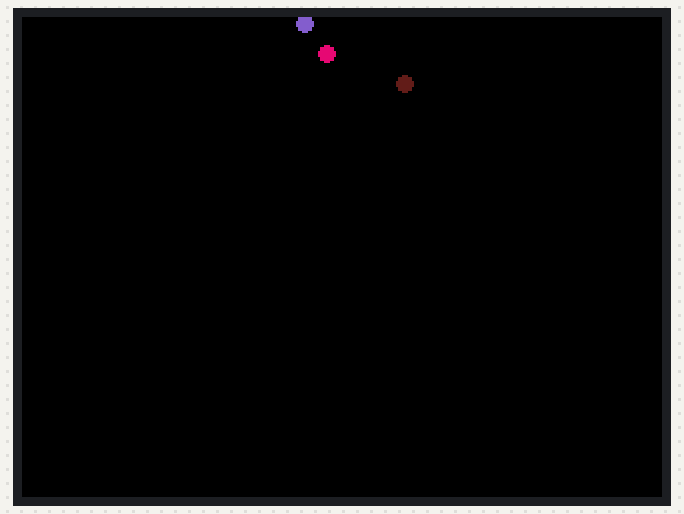
Bench run of a sketch on a simulated ESP32. On the bench: 320×240 colour display. Random numbers use the default seed unless the sketch sets one.

Above: at 0.69 s.
At 5.01 s:
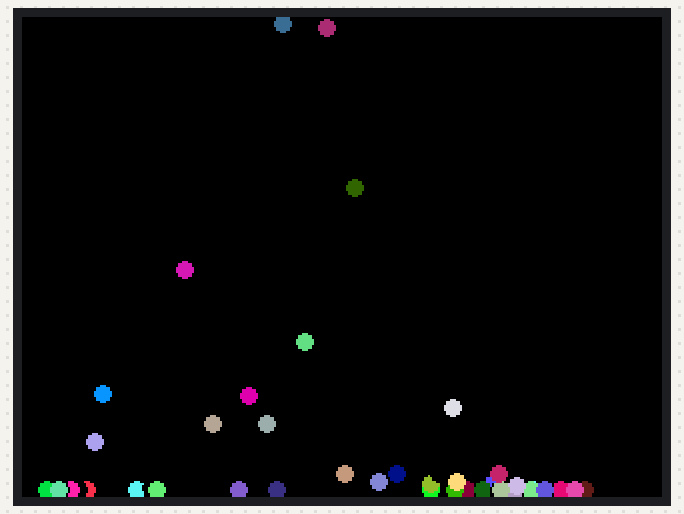
At 10.28 s:
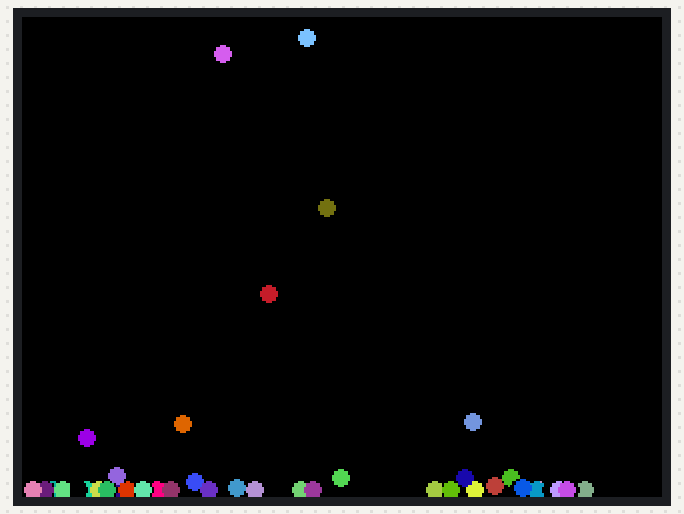
At 20.18 s:
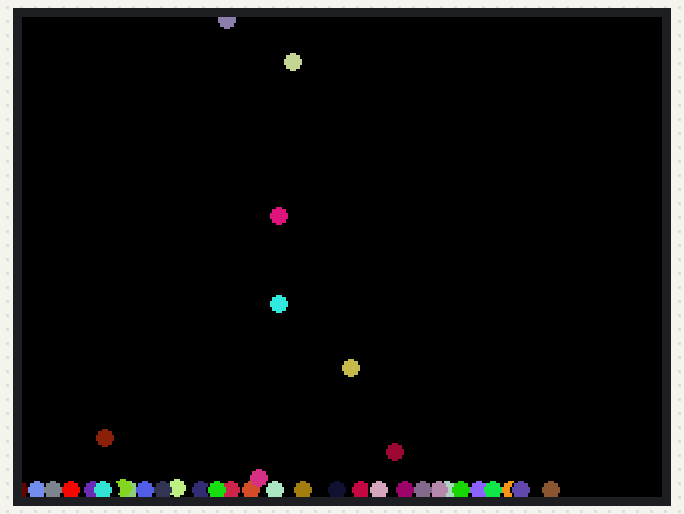
At 29.79 s:
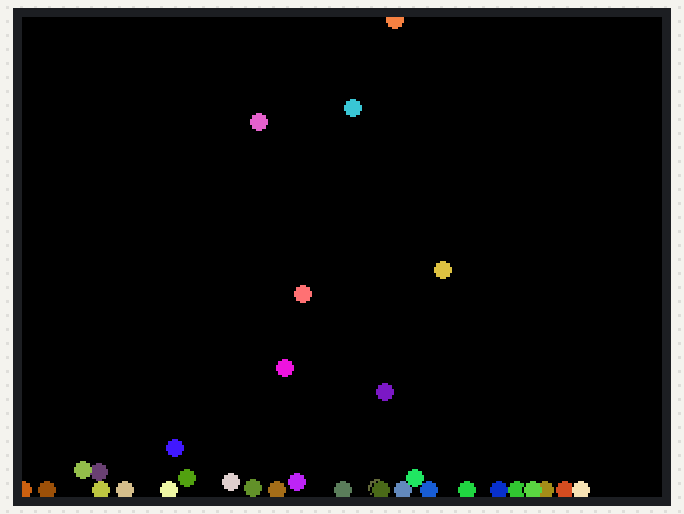
At 39.62 s:
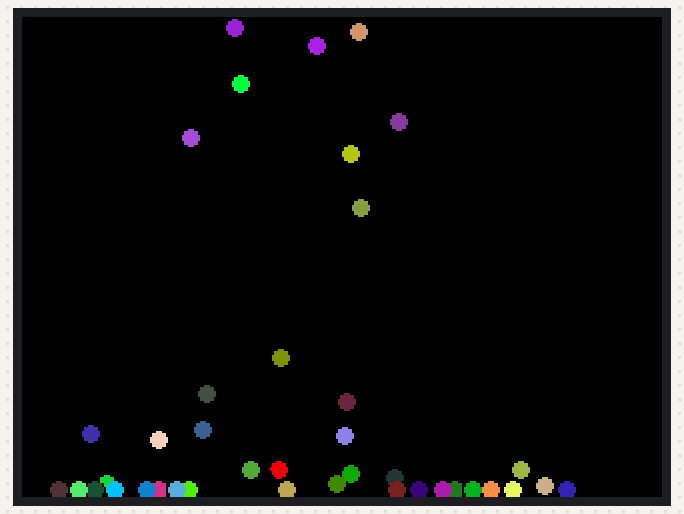

The sketch:

Ball_Gravity.ino
```cpp
#include <TFT_eSPI.h>

TFT_eSPI tft = TFT_eSPI(); // Create an instance of the TFT_eSPI class

// Screen dimensions
const int screenWidth = 280;
const int screenHeight = 240;

// Ball properties
const int maxBalls = 50;    // Maximum number of active balls
const int ballRadius = 4;   // Radius of each ball
const float gravity = 0.5;  // Gravity acceleration
const float damping = 0.5;  // Bounce damping factor with the bottom
const float collisionDamping = 0.8; // Damping factor for ball-to-ball collisions
const int ballLifetime = 5000; // Lifetime of a ball in milliseconds

struct Ball {
  float x;             // Horizontal position
  float y;             // Vertical position
  float vx;            // Horizontal velocity
  float vy;            // Vertical velocity
  uint16_t color;      // Ball color
  unsigned long startTime; // Time when the ball started falling
  bool active;         // Is the ball active?
};

// Array to store the balls
Ball balls[maxBalls];

void initializeBalls() {
  for (int i = 0; i < maxBalls; i++) {
    balls[i].active = false; // Initially, no balls are active
  }
}

void spawnBall() {
  for (int i = 0; i < maxBalls; i++) {
    if (!balls[i].active) {
      balls[i].x = screenWidth / 2 + random(-12, 13) * ballRadius; // Random position within 25 pixels
      balls[i].y = 0; // Start at the top
      balls[i].vx = random(-2, 3) * 0.5; // Random horizontal velocity
      balls[i].vy = 0; // Initial vertical velocity
      balls[i].color = random(0xFFFF); // Random color
      balls[i].startTime = millis(); // Record the start time
      balls[i].active = true; // Mark the ball as active
      break;
    }
  }
}

void handleCollisions() {
  for (int i = 0; i < maxBalls; i++) {
    if (!balls[i].active) continue;

    for (int j = i + 1; j < maxBalls; j++) {
      if (!balls[j].active) continue;

      // Calculate the distance between the balls
      float dx = balls[j].x - balls[i].x;
      float dy = balls[j].y - balls[i].y;
      float distance = sqrt(dx * dx + dy * dy);

      if (distance < 2 * ballRadius) { // Collision detected
        // Normalize the collision vector
        float nx = dx / distance;
        float ny = dy / distance;

        // Relative velocity
        float vx = balls[j].vx - balls[i].vx;
        float vy = balls[j].vy - balls[i].vy;

        // Velocity along the normal
        float dotProduct = vx * nx + vy * ny;

        if (dotProduct > 0) continue; // Balls are moving apart

        // Apply collision response with damping
        float impulse = (1 + collisionDamping) * dotProduct / 2; // Scale impulse

        balls[i].vx += impulse * nx;
        balls[i].vy += impulse * ny;
        balls[j].vx -= impulse * nx;
        balls[j].vy -= impulse * ny;
      }
    }
  }
}

void updateBalls() {
  unsigned long currentTime = millis();

  for (int i = 0; i < maxBalls; i++) {
    if (balls[i].active) {
      // Check if the ball's lifetime has elapsed
      if (currentTime - balls[i].startTime > ballLifetime) {
        // Erase the ball and deactivate it
        tft.fillCircle(balls[i].x, balls[i].y, ballRadius, TFT_BLACK);
        balls[i].active = false;
        continue;
      }

      // Clear the previous ball position
      tft.fillCircle(balls[i].x, balls[i].y, ballRadius, TFT_BLACK);

      // Apply gravity
      balls[i].vy += gravity;

      // Update position
      balls[i].x += balls[i].vx;
      balls[i].y += balls[i].vy;

      // Check for collision with screen edges
      if (balls[i].x - ballRadius < 0 || balls[i].x + ballRadius > screenWidth) {
        balls[i].vx = -balls[i].vx; // Reverse horizontal velocity
      }
      if (balls[i].y + ballRadius >= screenHeight) {
        balls[i].y = screenHeight - ballRadius; // Reset position to just above the bottom
        balls[i].vy = -balls[i].vy * damping; // Reverse and reduce vertical velocity for bounce

        // Stop bouncing if velocity is negligible
        if (abs(balls[i].vy) < 1) {
          balls[i].vy = 0;
        }
      }

      // Draw the ball at its new position
      tft.fillCircle(balls[i].x, balls[i].y, ballRadius, balls[i].color);
    }
  }
}

void setup() {
  tft.init();
  tft.setRotation(1);
  tft.fillScreen(TFT_BLACK);
  initializeBalls();
}

void loop() {
  // Spawn a new ball periodically
  if (random(0, 10) < 2) { // Random chance to spawn a ball (adjust spawn rate)
    spawnBall();
  }

  // Handle collisions between balls
  handleCollisions();

  // Update and draw all active balls
  updateBalls();

  // Slow down the simulation for smoother animation
  delay(20);
}
```
